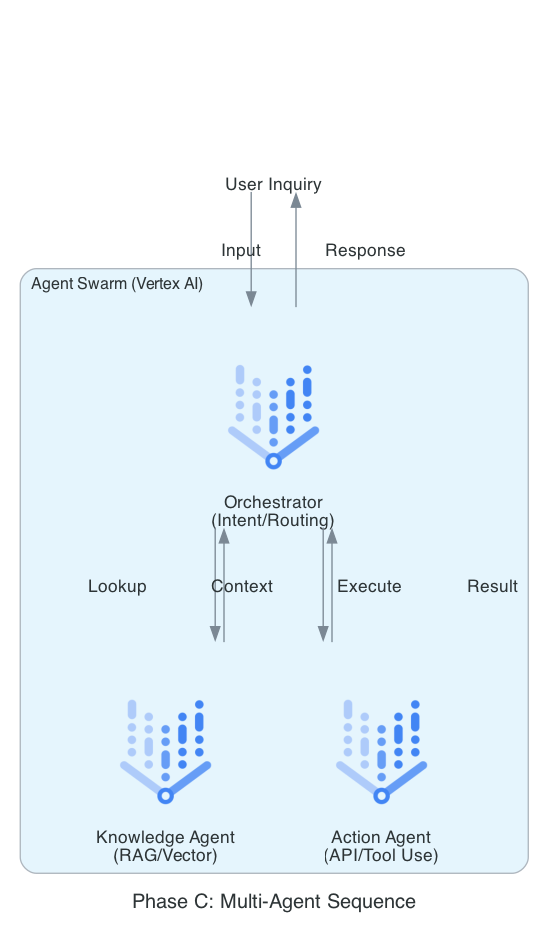

The Python source for this figure:
from diagrams import Diagram, Cluster, Edge
from diagrams.gcp.ml import VertexAI
from diagrams.generic.blank import Blank

graph_attr = {"pad": "0.1", "nodesep": "0.6", "ranksep": "1.0", "bgcolor": "transparent"}

with Diagram("Phase C: Multi-Agent Sequence", show=False, filename="omni_agent_sequence", direction="TB", graph_attr=graph_attr):
    user = Blank("User Inquiry")
    
    with Cluster("Agent Swarm (Vertex AI)"):
        orchestrator = VertexAI("Orchestrator\n(Intent/Routing)")
        knowledge = VertexAI("Knowledge Agent\n(RAG/Vector)")
        action = VertexAI("Action Agent\n(API/Tool Use)")

    user >> Edge(label="Input") >> orchestrator
    orchestrator >> Edge(label="Lookup") >> knowledge
    knowledge >> Edge(label="Context") >> orchestrator
    orchestrator >> Edge(label="Execute") >> action
    action >> Edge(label="Result") >> orchestrator
    orchestrator >> Edge(label="Response") >> user
